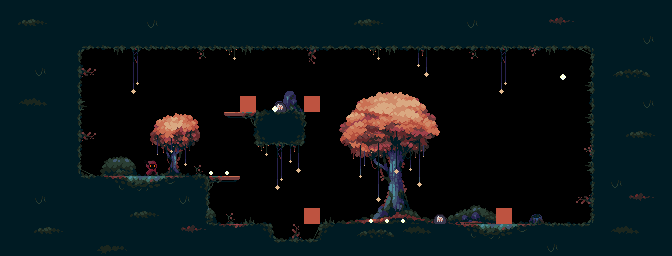

Rendered tile map (Tiled .tmx) drawn with the repository's tilesets; below, a short description and the map source with its tile grids summarised:
An orthogonal 42x16 tile map with 16x16 px tiles, 8 tile layers (big_tree, small_tree, terrain, platform, ...), 8 tilesets.

<map version="1.10" tiledversion="1.10.2" orientation="orthogonal" renderorder="right-down" width="42" height="16" tilewidth="16" tileheight="16" infinite="0" nextlayerid="10" nextobjectid="1">
 <editorsettings>
  <export target="../0/level0.csv" format="csv" />
 </editorsettings>
 <tileset firstgid="1" source="../tilesets/small_tree.tsx" />
 <tileset firstgid="17" source="../tilesets/terrain.tsx" />
 <tileset firstgid="59" source="../tilesets/decoration.tsx" />
 <tileset firstgid="228" source="../tilesets/platform.tsx" />
 <tileset firstgid="233" source="../tilesets/player_spawn.tsx" />
 <tileset firstgid="235" source="../tilesets/big_tree.tsx" />
 <tileset firstgid="298" source="../tilesets/enemy_setup.tsx" />
 <tileset firstgid="300" source="../tilesets/orbs.tsx" />
 <layer id="5" name="big_tree" width="42" height="16">
  <data>[672 cells, 63 non-empty, 63 distinct tile ids]</data>
 </layer>
 <layer id="2" name="small_tree" width="42" height="16">
  <data>[672 cells, 16 non-empty, 16 distinct tile ids]</data>
 </layer>
 <layer id="1" name="terrain" width="42" height="16">
  <data>[672 cells, 347 non-empty, 35 distinct tile ids]</data>
 </layer>
 <layer id="4" name="platform" width="42" height="16">
  <data>[672 cells, 4 non-empty, 4 distinct tile ids]</data>
 </layer>
 <layer id="3" name="decoration" width="42" height="16">
  <data>[672 cells, 101 non-empty, 59 distinct tile ids]</data>
 </layer>
 <layer id="8" name="enemy_setup" width="42" height="16">
  <data>[672 cells, 6 non-empty, 2 distinct tile ids]</data>
 </layer>
 <layer id="6" name="player_spawn" width="42" height="16">
  <data>[672 cells, 2 non-empty, 2 distinct tile ids]</data>
 </layer>
 <layer id="9" name="orbs" width="42" height="16">
  <data>[672 cells, 7 non-empty, 2 distinct tile ids]</data>
 </layer>
</map>